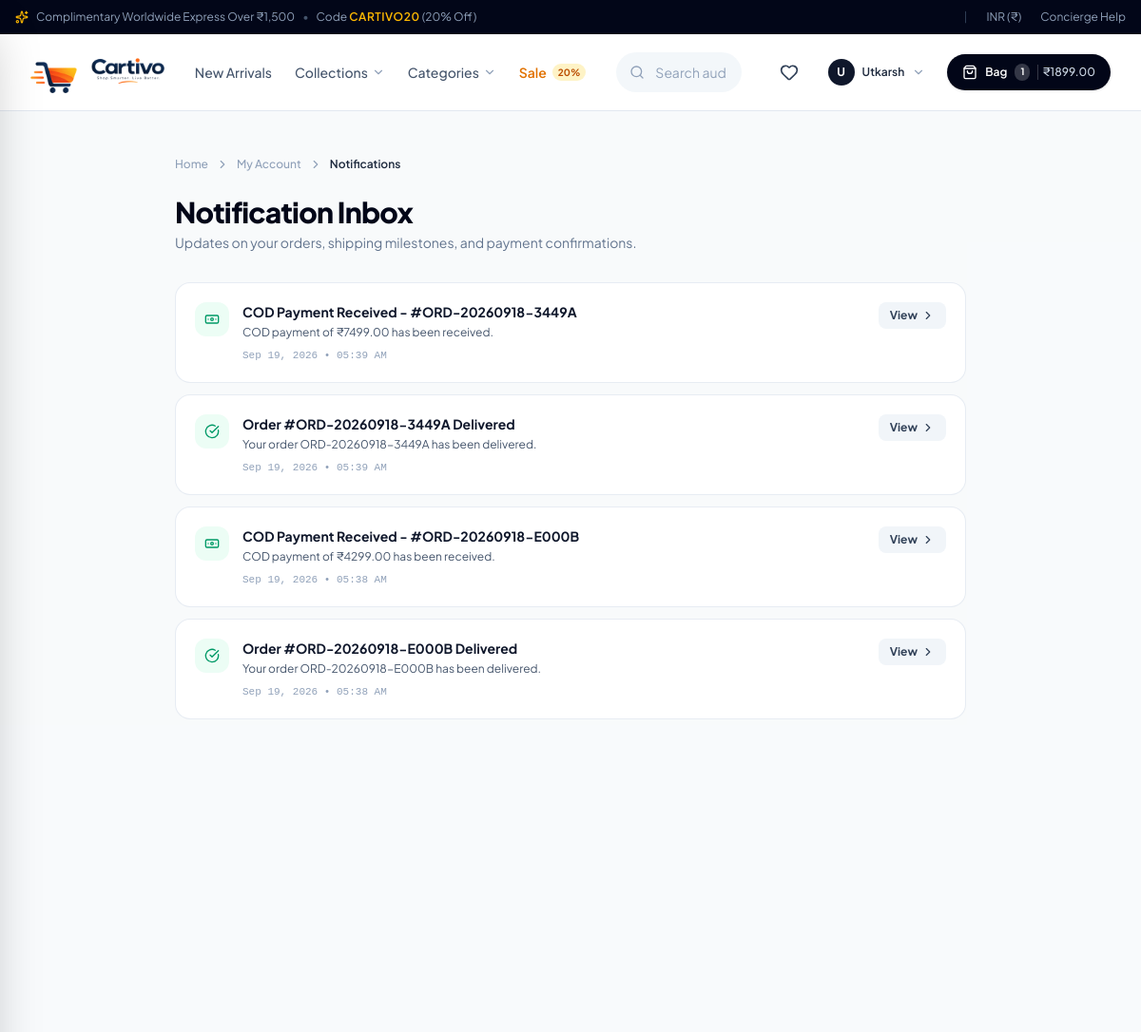
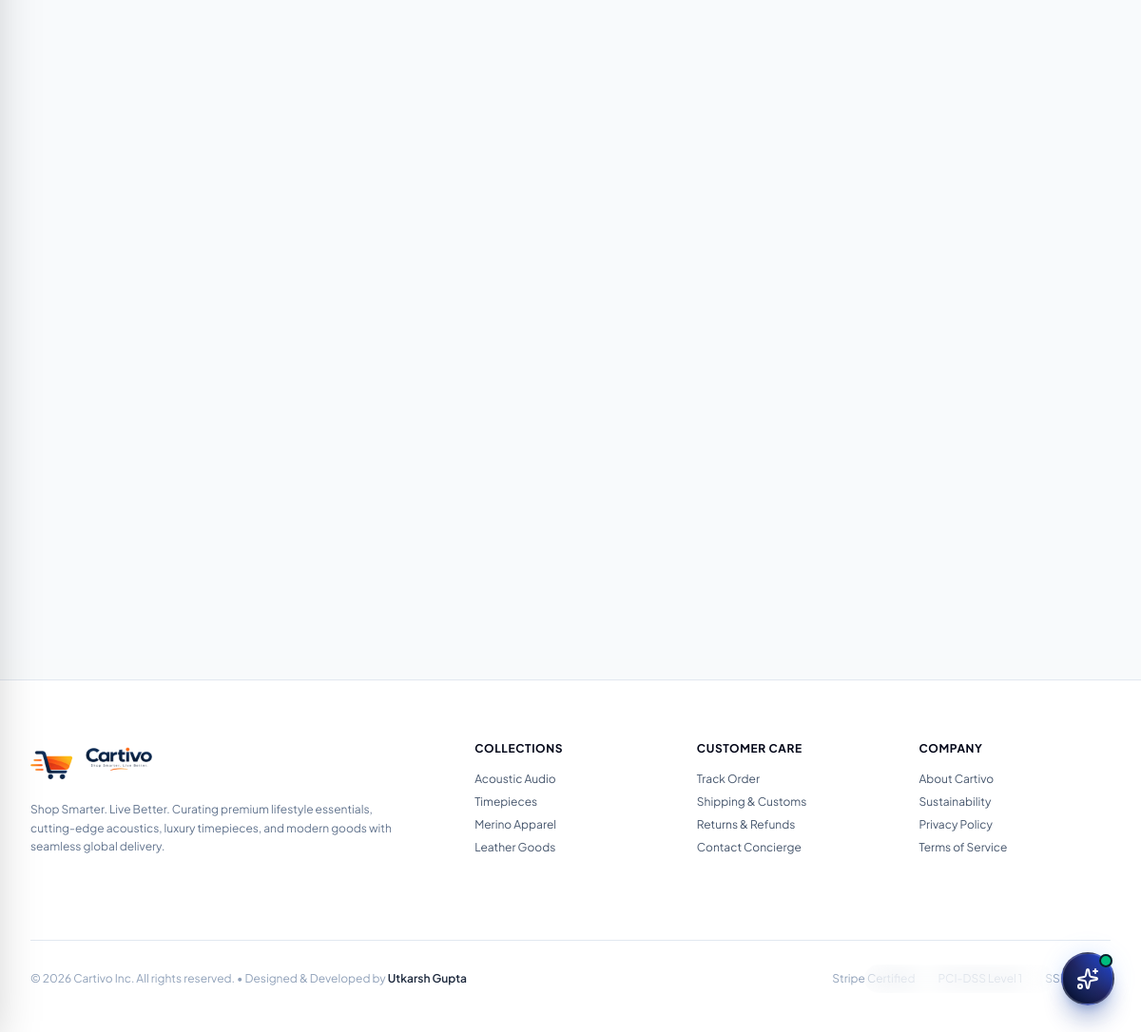
Screenshot of /notifications/ (signed in) with the database file from the repository (2 pictures, top to bottom).
### apps/cms/models.py (models this page shows, shortened)
class NavbarItem(models.Model):
    title = models.CharField(max_length=100)
    url = models.CharField(
        max_length=255,
        default="#",
        help_text="Relative URL (e.g., '/products/') or absolute URL (e.g., 'https://...')"
    )
    parent = models.ForeignKey(
        'self',
        on_delete=models.CASCADE,
        null=True,
        blank=True,
        related_name='children',
        help_text="Leave blank for top-level navbar items. Select a parent to create a dropdown child item."
    )
    badge_text = models.CharField(
        max_length=30,
        blank=True,
        help_text="Optional highlight badge text, e.g. '20%', 'Hot', 'New'"
    )
    badge_color = models.CharField(
        max_length=30,
        blank=True,
        default="amber",
        help_text="Color identifier, e.g. 'amber', 'blue', 'rose', 'emerald'"
    )
    open_in_new_tab = models.BooleanField(default=False)
    is_active = models.BooleanField(default=True, db_index=True)
    display_order = models.PositiveIntegerField(default=0)
    created_at = models.DateTimeField(auto_now_add=True)
    updated_at = models.DateTimeField(auto_now=True)
    class Meta:
        verbose_name = 'Navbar Item'
        verbose_name_plural = 'Navbar Items'
        ordering = ['display_order', 'id']

### apps/notifications/models.py (models this page shows, shortened)
class Notification(models.Model):
    EVENT_CHOICES = [
        ('ORDER_CONFIRMED', 'Order Confirmed'),
        ('ORDER_PACKED', 'Order Packed'),
        ('ORDER_SHIPPED', 'Order Shipped'),
        ('OUT_FOR_DELIVERY', 'Out for Delivery'),
        ('ORDER_DELIVERED', 'Order Delivered'),
        ('COD_PAYMENT_RECEIVED', 'COD Payment Received'),
        ('ORDER_COMPLETED', 'Order Completed'),
        ('DELIVERY_FAILED', 'Delivery Failed'),
        ('ORDER_RETURNED', 'Order Returned'),
        ('ORDER_CANCELLED', 'Order Cancelled'),
    ]
    user = models.ForeignKey(
        settings.AUTH_USER_MODEL,
        on_delete=models.CASCADE,
        related_name='notifications',
        db_index=True
    )
    order = models.ForeignKey(
        'orders.Order',
        null=True,
        blank=True,
        on_delete=models.CASCADE,
        related_name='notifications'
    )
    event_type = models.CharField(
        max_length=50,
        choices=EVENT_CHOICES,
        db_index=True
    )
    title = models.CharField(max_length=200)
    message = models.TextField()
    link = models.CharField(max_length=255, blank=True, default='')
    is_read = models.BooleanField(default=False, db_index=True)
    created_at = models.DateTimeField(auto_now_add=True, db_index=True)
    class Meta:
        verbose_name = 'Notification'
        verbose_name_plural = 'Notifications'
        ordering = ['-created_at']

### apps/notifications/views.py (the view)
# urls.py: path('', views.notification_list_view, name='notification_list'),
@login_required(login_url='accounts:login')
def notification_list_view(request):
    notifications = Notification.objects.filter(user=request.user).order_by('-created_at')
    unread_count = notifications.filter(is_read=False).count()
    return render(request, 'notifications/notification_list.html', {
        'notifications': notifications,
        'unread_count': unread_count,
    })

### apps/cart/context_processors.py (called while the page is built)
def cart_context(request):
    try:
        summary = CartService.get_cart_summary(request)
        return {
            'cart_item_count': summary['total_items'],
            'cart_total_price': f"{summary['total']:.2f}",
        }
    except Exception:
        return {
            'cart_item_count': 0,
            'cart_total_price': "0.00",
        }

### apps/cart/services.py (called while the page is built, shortened)
    @property
    def unit_price(self) -> Decimal:
        if self.variant:
            return self.variant.effective_price
        return self.product.effective_price

    @property
    def subtotal(self) -> Decimal:
        return self.unit_price * self.quantity

    @classmethod
    def get_or_create_user_cart(cls, user) -> Cart:
        cart, _ = Cart.objects.get_or_create(user=user, status='ACTIVE')
        return cart

    @classmethod
    def get_cart_items(cls, request) -> List[CartItemWrapper]:
        items: List[CartItemWrapper] = []
        if request.user.is_authenticated:
            cart = cls.get_or_create_user_cart(request.user)
            db_items = cart.items.select_related('product', 'variant', 'product__category').all()
            for db_item in db_items:
                items.append(CartItemWrapper(
                    key=str(db_item.id),
                    product=db_item.product,
                    variant=db_item.variant,
                    quantity=db_item.quantity,
                    db_item=db_item
                ))
        return items

    @classmethod
    def get_cart_summary(cls, request) -> Dict[str, Any]:
        items = cls.get_cart_items(request)
        total_items = sum(i.quantity for i in items)
        subtotal = sum((i.subtotal for i in items), Decimal('0.00'))
        shipping = Decimal('0.00')
        discount = Decimal('0.00')
        tax = Decimal('0.00')
        total = subtotal + shipping - discount + tax
        return {
            'items': items,
            'total_items': total_items,
            'subtotal': subtotal,
            'shipping': shipping,
            'discount': discount,
            'tax': tax,
            'total': total,
            'is_empty': len(items) == 0,
        }

### apps/catalog/models.py (called while the page is built)
    @property
    def effective_price(self):
        return self.price if self.price is not None else self.product.base_price

### apps/cms/models.py (called while the page is built)
    @property
    def effective_url(self):
        if self.custom_url:
            return self.custom_url
        if self.category:
            return self.category.get_absolute_url()
        return "/"

### templates/notifications/notification_list.html (shortened to what this page needs)
{% extends 'base.html' %}
{% load static %}
{% block content %}
<div class="bg-slate-50/60 min-h-screen py-8 sm:py-12">
    <div class="max-w-4xl mx-auto px-4 sm:px-6 lg:px-8">
        <nav class="flex items-center gap-2 text-xs font-medium text-slate-400 mb-6">
            <a href="/" class="hover:text-slate-800 transition-colors">Home</a>
            <i data-lucide="chevron-right" class="w-3.5 h-3.5"></i>
            <a href="{% url 'accounts:profile' %}" class="hover:text-slate-800 transition-colors">My Account</a>
            <i data-lucide="chevron-right" class="w-3.5 h-3.5"></i>
            <span class="text-slate-800 font-semibold">Notifications</span>
        </nav>
        <div class="flex flex-col sm:flex-row sm:items-center justify-between gap-4 mb-8">
            <div>
                <h1 class="text-2xl sm:text-3xl font-extrabold text-slate-950 tracking-tight">Notification Inbox</h1>
                <p class="text-xs sm:text-sm text-slate-500 mt-1">Updates on your orders, shipping milestones, and payment confirmations.</p>
            </div>
        </div>
        {% if not notifications %}
        <div class="bg-white rounded-3xl border border-slate-200/80 p-12 sm:p-16 text-center shadow-xs">
            <div class="w-16 h-16 bg-slate-100 rounded-3xl flex items-center justify-center mx-auto mb-4 text-slate-400">
                <i data-lucide="bell-off" class="w-8 h-8"></i>
            </div>
            <h2 class="text-lg font-bold text-slate-900 mb-1">No notifications yet</h2>
            <p class="text-xs sm:text-sm text-slate-500 max-w-sm mx-auto mb-6">
                When your orders are confirmed, packed, shipped, or delivered, alerts will appear right here.
            </p>
            <a href="{% url 'orders:order_list' %}" class="inline-flex items-center gap-2 px-5 py-2.5 rounded-xl bg-slate-950 hover:bg-slate-800 text-white font-bold text-xs shadow-xs transition-colors">
                <i data-lucide="package" class="w-4 h-4"></i>
                <span>View My Orders</span>
            </a>
        </div>
        {% else %}
        <div class="space-y-3">
            {% for item in notifications %}
            <div class="bg-white rounded-2xl border {% if not item.is_read %}border-blue-200 bg-blue-50/20 shadow-xs{% else %}border-slate-200/80{% endif %} p-4 sm:p-5 transition-all hover:border-slate-300 flex items-start justify-between gap-4">
                <div class="flex items-start gap-3.5">
                    <div class="w-9 h-9 rounded-xl flex items-center justify-center shrink-0 {% if item.event_type == 'ORDER_DELIVERED' or item.event_type == 'COD_PAYMENT_RECEIVED' %}bg-emerald-50 text-emerald-600{% elif item.event_type == 'OUT_FOR_DELIVERY' %}bg-amber-50 text-amber-600{% elif item.event_type == 'DELIVERY_FAILED' or item.event_type == 'ORDER_CANCELLED' %}bg-rose-50 text-rose-600{% else %}bg-blue-50 text-blue-600{% endif %}">
                        <i data-lucide="{% if item.event_type == 'ORDER_DELIVERED' %}check-circle{% elif item.event_type == 'COD_PAYMENT_RECEIVED' %}banknote{% elif item.event_type == 'OUT_FOR_DELIVERY' %}truck{% elif item.event_type == 'ORDER_SHIPPED' %}send{% elif item.event_type == 'ORDER_PACKED' %}box{% elif item.event_type == 'ORDER_CANCELLED' %}x-circle{% else %}bell{% endif %}" class="w-4 h-4"></i>
                    </div>
                    <div>
                        <div class="flex items-center gap-2">
                            <h3 class="text-xs sm:text-sm font-bold text-slate-900">{{ item.title }}</h3>
                        </div>
                        <p class="text-xs text-slate-600 mt-0.5 leading-relaxed">{{ item.message }}</p>
                        <span class="text-[11px] text-slate-400 mt-1.5 block font-mono">{{ item.created_at|date:"M d, Y • h:i A" }}</span>
                    </div>
                </div>
                <div class="flex items-center gap-2 shrink-0">
                    {% if item.link %}
                    <a href="{{ item.link }}" class="inline-flex items-center gap-1 px-3 py-1.5 rounded-lg bg-slate-100 hover:bg-slate-200 text-slate-700 text-xs font-bold transition-colors">
                        <span>View</span>
                        <i data-lucide="chevron-right" class="w-3.5 h-3.5"></i>
                    </a>
                    {% endif %}
                </div>
            </div>
            {% endfor %}
        </div>
        {% endif %}
    </div>
</div>
{% endblock %}

### templates/components/header.html (shortened to what this page needs)
{% load static %}
<header class="sticky top-0 z-40 bg-white/95 backdrop-blur-md border-b border-slate-200 transition-all">
    <div class="max-w-7xl mx-auto px-4 sm:px-6 lg:px-8 h-16 sm:h-20 flex items-center justify-between gap-3 sm:gap-4">
        <div class="flex items-center gap-3 sm:gap-6 lg:gap-8">
            <a href="/" class="flex items-center group shrink-0">
                <img
                    src="{% static 'images/cartivo-horizontal.png' %}"
                    alt="Cartivo - Shop Smarter. Live Better."
                    class="h-8 sm:h-10 md:h-11 w-auto object-contain transition-transform group-hover:scale-[1.02]"
                >
            </a>
            <nav class="hidden lg:flex items-center gap-6 text-sm font-medium text-slate-600">
                {% for item in cms_navbar_items %}
                    {% if item.prefetched_active_children %}
                        <div class="relative group">
                            <a
                                href="{{ item.url }}"
                                class="hover:text-blue-600 transition-colors flex items-center gap-1 cursor-pointer py-2"
                            >
                                <span>{{ item.title }}</span>
                                <i data-lucide="chevron-down" class="w-3.5 h-3.5 text-slate-400 group-hover:text-blue-600 transition-transform duration-200 group-hover:rotate-180"></i>
                            </a>
                        </div>
                    {% else %}
                        <a
                            href="{{ item.url }}"
                            class="hover:text-blue-600 transition-colors flex items-center gap-1.5 {% if item.badge_text %}text-amber-600 font-semibold hover:text-amber-700{% endif %}"
                        >
                            <span>{{ item.title }}</span>
                            {% if item.badge_text %}
                            <span class="bg-amber-100 text-amber-700 text-[10px] font-bold px-1.5 py-0.5 rounded-full">{{ item.badge_text }}</span>
                            {% endif %}
                        </a>
                    {% endif %}
                {% endfor %}
            </nav>
        </div>
        <div class="hidden md:flex flex-1 max-w-xs lg:max-w-md mx-2 lg:mx-4">
            <div class="relative w-full">
                <i data-lucide="search" class="absolute left-3.5 top-1/2 -translate-y-1/2 w-4 h-4 text-slate-400"></i>
                <input
                    type="text"
                    placeholder="Search audio, watches, apparel, bags..."
                    class="w-full pl-10 pr-4 py-2 sm:py-2.5 bg-slate-100/80 hover:bg-slate-100 focus:bg-white text-xs sm:text-sm text-slate-800 placeholder-slate-400 rounded-full border border-transparent focus:border-blue-600 focus:ring-4 focus:ring-blue-500/15 outline-none transition-all"
                >
            </div>
        </div>
        <div class="flex items-center gap-1 sm:gap-3">
            <a href="{% url 'wishlist:wishlist_view' %}" class="relative p-2 text-slate-700 hover:text-slate-950 hover:bg-slate-100 rounded-full transition-colors" title="Wishlist">
                <i data-lucide="heart" class="w-5 h-5"></i>
            </a>
            {% if not request.user.is_authenticated %}
            <a href="{% url 'accounts:login' %}" class="hidden sm:flex items-center gap-1.5 px-3 py-1.5 text-xs font-semibold text-slate-700 hover:text-blue-600 hover:bg-slate-100 rounded-full transition-colors" title="Sign In">
                <i data-lucide="user" class="w-4 h-4"></i>
                <span>Login</span>
            </a>
            {% else %}
            <div class="relative hidden sm:block" id="account-dropdown-container">
                <button
                    id="account-dropdown-toggle"
                    type="button"
                    class="flex items-center gap-2 p-1 sm:px-2.5 sm:py-1 text-slate-700 hover:text-slate-950 hover:bg-slate-100 rounded-full transition-colors cursor-pointer border border-transparent hover:border-slate-200"
                    aria-expanded="false"
                    aria-haspopup="true"
                    title="Account Menu"
                >
                    <div class="w-7 h-7 rounded-full bg-slate-900 text-white font-bold text-xs flex items-center justify-center">
                        {{ request.user.first_name|default:request.user.username|slice:":1"|upper }}
                    </div>
                    <span class="hidden md:inline text-xs font-semibold max-w-[100px] truncate text-slate-800">
                        {{ request.user.first_name|default:request.user.username }}
                    </span>
                    <i data-lucide="chevron-down" class="w-3.5 h-3.5 text-slate-400"></i>
                </button>
            </div>
            {% endif %}
            <a href="/cart/" class="flex items-center gap-1.5 sm:gap-2 bg-slate-950 hover:bg-blue-600 text-white px-3 sm:px-4 py-2 sm:py-2.5 rounded-full text-xs font-semibold shadow-sm hover:shadow-md transition-all">
                <i data-lucide="shopping-bag" class="w-4 h-4"></i>
                <span class="hidden sm:inline">Bag</span>
                <span id="cart-badge" class="cart-badge-count bg-white/20 px-1.5 py-0.5 rounded-full text-[10px] font-bold">{{ cart_item_count|default:0 }}</span>
                <span id="cart-header-price" class="hidden lg:inline text-slate-300 font-medium pl-1 border-l border-white/20">₹{{ cart_total_price|default:"0.00" }}</span>
            </a>
        </div>
    </div>
</header>

### static/assistant/css/chat-widget.css (style rules this page uses)
:root { --assistant-primary: #2563eb; --assistant-primary-hover: #1d4ed8; --assistant-gradient: linear-gradient(135deg, #2563eb 0%, #4f46e5 100%); --assistant-bg: #ffffff; --assistant-text: #0f172a; --assistant-subtext: #64748b; --assistant-bubble-bot: #f1f5f9; --assistant-border: #e2e8f0; --assistant-shadow: 0 20px 35px -10px rgba(15, 23, 42, 0.25), 0 0 1px 1px rgba(15, 23, 42, 0.05); }

### rows the page displays
NavbarItem: title "New Arrivals"
NavbarItem: title "Collections"
NavbarItem: title "Categories"
NavbarItem: title "Sale", badge_text "20%"
Notification: title "COD Payment Received - #ORD-20260918-3449A", message "COD payment of ₹7499.00 has been received.", created_at "Sep 19, 2026 • 05:39 AM"
Notification: title "Order #ORD-20260918-3449A Delivered", message "Your order ORD-20260918-3449A has been delivered.", created_at "Sep 19, 2026 • 05:39 AM"
Notification: title "COD Payment Received - #ORD-20260918-E000B", message "COD payment of ₹4299.00 has been received.", created_at "Sep 19, 2026 • 05:38 AM"
Notification: title "Order #ORD-20260918-E000B Delivered", message "Your order ORD-20260918-E000B has been delivered.", created_at "Sep 19, 2026 • 05:38 AM"

### other values shown
{{ request.user.first_name|default:request.user.username|slice:":1"|upper }} "U"
{{ request.user.first_name|default:request.user.username }} "Utkarsh"
{{ cart_item_count|default:0 }} "1"
{{ cart_total_price|default:"0.00" }} "1899.00"
